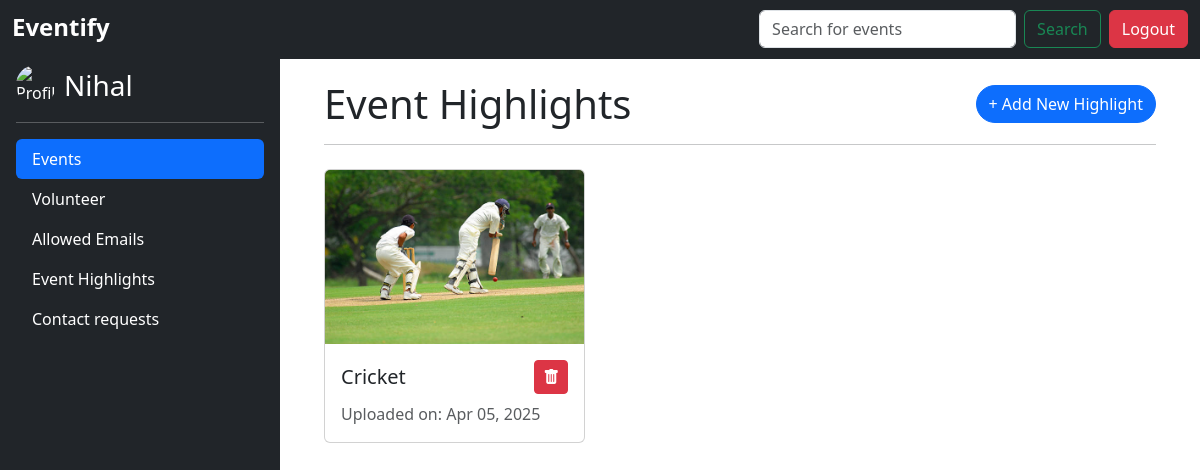
/highlights/ (signed in), run on the app's committed database.
### events/models.py (models this page shows, shortened)
class EventHighlight(models.Model):
    title = models.CharField(max_length=100)
    description = models.TextField(blank=True)
    created_at = models.DateTimeField(auto_now_add=True)
    def first_image(self):
        return self.images.first()

class EventImage(models.Model):
    event = models.ForeignKey(EventHighlight, related_name='images', on_delete=models.CASCADE)
    image = models.ImageField(upload_to='event_highlights/')

### events/views.py (the view)
# urls.py: path('highlights/', views.highlights_list, name='highlights_list'),
@login_required
def highlights_list(request):
    highlights = EventHighlight.objects.all().order_by('-created_at')
    return render(request, 'highlights_list.html', {'highlights': highlights})

### events/templates/highlights_list.html (shortened to what this page needs)
{% extends "base.html" %}
{% load static %}
{% block content %}
<link rel="stylesheet" href="https://cdn.jsdelivr.net/npm/bootstrap-icons@1.10.5/font/bootstrap-icons.css">
<div class="container mt-4">
  <div class="d-flex justify-content-between align-items-center mb-3">
    <h1 class="mb-0">Event Highlights</h1>
    {% if user.is_staff %}
      <a href="{% url 'create_highlight' %}" class="btn btn-primary rounded-pill">+ Add New Highlight</a>
    {% endif %}
  </div>
  <hr>
  <div class="row">
    {% for event in highlights %}
      <div class="col-md-4 mb-4 mt-2">
        <div class="card card-hover h-100">
          <a href="{% url 'highlight_detail' event.id %}">
            {% if event.first_image %}
              <img src="{{ event.first_image.image.url }}" class="card-img-top" alt="{{ event.title }}">
            {% else %}
              <img src="https://via.placeholder.com/400x200?text=No+Image" class="card-img-top" alt="No Image Available">
            {% endif %}
          </a>
          <div class="card-body">
            <h5 class="card-title d-flex justify-content-between align-items-center">
              {{ event.title }}
              {% if user.is_staff %}
              <form method="POST" action="{% url 'delete_highlight' event.id %}" onsubmit="return confirm('Are you sure you want to delete this highlight?');">
                <button type="submit" class="btn btn-sm btn-danger fs-6" title="Delete">
                  <i class="bi bi-trash-fill"></i>
                </button>
              </form>
              {% endif %}
            </h5>
            <p class="card-text text-muted">Uploaded on: {{ event.created_at|date:"M d, Y" }}</p>
          </div>
        </div>
      </div>
    {% endfor %}
  </div>
</div>
{% endblock %}

### templates/base.html (shortened to what this page needs)
{% load static %}
<!DOCTYPE html>
<html lang="en">
<head>
    <link href="https://cdn.jsdelivr.net/npm/bootstrap@5.3.3/dist/css/bootstrap.min.css" rel="stylesheet">
    <link rel="stylesheet" href="https://cdn.jsdelivr.net/npm/glightbox/dist/css/glightbox.min.css" />
    <link
  rel="stylesheet"
  href="https://cdnjs.cloudflare.com/ajax/libs/font-awesome/6.5.0/css/all.min.css"
/>
</head>
<body class="">
    <nav class="navbar navbar-expand-md navbar-dark fixed-top bg-dark ">
        <div class="container-fluid">
          <a class="navbar-brand " href="{% url "event_list" %}"><h4 class="mb-1"><strong>Eventify</strong></h4></a>
          <div class="collapse navbar-collapse" id="navbarCollapse">
            <ul class="navbar-nav me-auto mb-2 mb-md-0">
              <li class="nav-item">
                <a class="nav-link active" href="#"></a>
              </li>
              <li class="nav-item">
                <a class="nav-link" href="#"></a>
              </li>
              <li class="nav-item">
                <a class="nav-link" href="#"></a>
              </li>
            </ul>
            <form class="d-flex" role="search" method="get"
              {% if request.user.is_staff %}
                action="{% url 'admin_event_list' %}"
              {% else %}
                action="{% url 'event_list' %}"
              {% endif %}
            >
              <input class="form-control me-2 custom-shadow-button" type="search" name="q" placeholder="Search for events" aria-label="Search" value="{{ query|default:'' }}">
              <button class="btn btn-outline-success custom-shadow-button me-2" type="submit">Search</button>
            </form>
          {% if user.is_authenticated %}
          <form action= {% url 'logout' %} method="post">
            <button class="btn btn-danger"   type = 'submit'>Logout</button>
          </form>
          {% endif %}
        </div>
    </nav>
    <div class="sidebar text-white bg-dark px-3 py-2">
      {% if not request.user.is_staff %}
      <a href="{% url 'profile' %}" class="d-inline-flex align-items-center text-white text-decoration-none">
        <img src="https://cdn0.iconfinder.com/data/icons/user-pictures/100/unknown_1-2-1024.png" alt="Profile" width="40" height="40" class="rounded-circle me-2">
        <span class="fs-3">{{ request.user.username }}</span>
      </a>
      {% else %}
      <a href="{% url 'admin_profile' %}" class="d-inline-flex align-items-center text-white text-decoration-none">
        <img src="https://cdn0.iconfinder.com/data/icons/user-pictures/100/unknown_1-2-1024.png" alt="Profile" width="40" height="40" class="rounded-circle me-2">
        <span class="fs-3">{{ request.user.username }}</span>
      </a>
      {% endif %}
      <hr>
      {% if not request.user.is_staff %}
      <ul class="nav nav-pills flex-column mb-auto">
        <li class="nav-item">
          <a href="{% url 'event_list' %}" class="nav-link active">Home</a>
        </li>
        <li><a href="{% url 'volunteer_events' %}" class="nav-link text-white">Volunteer</a></li>
        <li><a href="{% url 'highlights_list' %}" class="nav-link text-white">Event Highlights</a></li>
        <li><a href="{% url 'contact' %}" class="nav-link text-white">Contact us</a></li>
      </ul>
      {% else %}
      <ul class="nav nav-pills flex-column mb-auto">
        <li class="nav-item">
          <a href="{% url 'event_list' %}" class="nav-link active">Events</a>
        </li>
        <li><a href="{% url 'volunteer_events' %}" class="nav-link text-white">Volunteer</a></li>
        <li><a href="{% url "allowed_email_list" %}" class="nav-link text-white">Allowed Emails</a></li>
        <li><a href="{% url 'highlights_list' %}" class="nav-link text-white">Event Highlights</a></li>
        <li><a href="{% url 'contact_messages' %}" class="nav-link text-white">Contact requests</a></li>
      </ul>
      {% endif %}
    </div>
    <div class="content">
        {% block content %}
        {% endblock %}
    </div>
</body>
</html>

### templates/base.html (style rules this page uses)
.sidebar { position: fixed; top: 56px; left: 0; width: 280px; height: calc(100vh - 56px); background-color: #343a40; padding: 1rem; overflow-y: auto; }
.content { margin-left: 280px; padding: 2rem; padding-top: 56px; }

### events/templates/highlights_list.html (style rules this page uses)
.card-hover { transition: transform 0.3s ease, box-shadow 0.3s ease; }

### data on the page
EventHighlight: first_image.image (picture), title "Cricket", created_at "Apr 05, 2025"

### other printed values
{{ request.user.username }} "Nihal"
